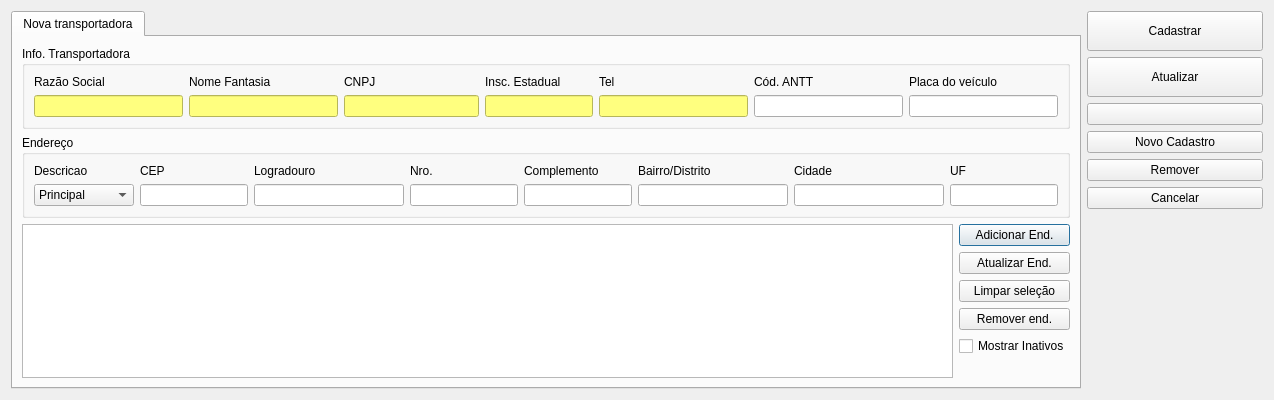
<?xml version="1.0" encoding="UTF-8"?>
<ui version="4.0">
 <class>CadastroTransportadora</class>
 <widget class="QDialog" name="CadastroTransportadora">
  <property name="windowModality">
   <enum>Qt::NonModal</enum>
  </property>
  <property name="geometry">
   <rect>
    <x>0</x>
    <y>0</y>
    <width>1274</width>
    <height>400</height>
   </rect>
  </property>
  <property name="windowTitle">
   <string>Cadastro de Transportadora</string>
  </property>
  <property name="locale">
   <locale language="Portuguese" country="Brazil"/>
  </property>
  <layout class="QGridLayout" name="gridLayout_4">
   <item row="0" column="0">
    <widget class="QTabWidget" name="tabWidget">
     <property name="sizePolicy">
      <sizepolicy hsizetype="Preferred" vsizetype="Preferred">
       <horstretch>0</horstretch>
       <verstretch>0</verstretch>
      </sizepolicy>
     </property>
     <property name="currentIndex">
      <number>0</number>
     </property>
     <widget class="QWidget" name="tab">
      <attribute name="title">
       <string>Nova transportadora</string>
      </attribute>
      <layout class="QGridLayout" name="gridLayout">
       <item row="3" column="0">
        <widget class="QTableView" name="tableEndereco">
         <property name="sizeAdjustPolicy">
          <enum>QAbstractScrollArea::AdjustToContents</enum>
         </property>
         <property name="editTriggers">
          <set>QAbstractItemView::NoEditTriggers</set>
         </property>
         <property name="tabKeyNavigation">
          <bool>false</bool>
         </property>
         <property name="alternatingRowColors">
          <bool>true</bool>
         </property>
         <property name="selectionMode">
          <enum>QAbstractItemView::SingleSelection</enum>
         </property>
         <property name="selectionBehavior">
          <enum>QAbstractItemView::SelectRows</enum>
         </property>
         <attribute name="horizontalHeaderStretchLastSection">
          <bool>false</bool>
         </attribute>
        </widget>
       </item>
       <item row="0" column="0" colspan="2">
        <widget class="QGroupBox" name="groupBox_7">
         <property name="title">
          <string>Info. Transportadora</string>
         </property>
         <layout class="QGridLayout" name="gridLayout_3">
          <item row="0" column="0">
           <widget class="QLabel" name="label_38">
            <property name="text">
             <string>Razão Social</string>
            </property>
           </widget>
          </item>
          <item row="0" column="1">
           <widget class="QLabel" name="label_54">
            <property name="text">
             <string>Nome Fantasia</string>
            </property>
           </widget>
          </item>
          <item row="0" column="2">
           <widget class="QLabel" name="label_39">
            <property name="text">
             <string>CNPJ</string>
            </property>
           </widget>
          </item>
          <item row="0" column="3">
           <widget class="QLabel" name="label_53">
            <property name="text">
             <string>Insc. Estadual</string>
            </property>
           </widget>
          </item>
          <item row="0" column="5">
           <widget class="QLabel" name="label_57">
            <property name="text">
             <string>Tel</string>
            </property>
           </widget>
          </item>
          <item row="0" column="7">
           <widget class="QLabel" name="label_55">
            <property name="text">
             <string>Cód. ANTT</string>
            </property>
           </widget>
          </item>
          <item row="0" column="8">
           <widget class="QLabel" name="label_56">
            <property name="text">
             <string>Placa do veículo</string>
            </property>
           </widget>
          </item>
          <item row="1" column="0">
           <widget class="QLineEdit" name="lineEditRazaoSocial">
            <property name="minimumSize">
             <size>
              <width>120</width>
              <height>0</height>
             </size>
            </property>
            <property name="styleSheet">
             <string notr="true">background-color: rgb(255, 255, 127);</string>
            </property>
           </widget>
          </item>
          <item row="1" column="1">
           <widget class="QLineEdit" name="lineEditNomeFantasia">
            <property name="minimumSize">
             <size>
              <width>120</width>
              <height>0</height>
             </size>
            </property>
            <property name="styleSheet">
             <string notr="true">background-color: rgb(255, 255, 127);</string>
            </property>
           </widget>
          </item>
          <item row="1" column="2">
           <widget class="QLineEdit" name="lineEditCNPJ">
            <property name="minimumSize">
             <size>
              <width>100</width>
              <height>0</height>
             </size>
            </property>
            <property name="maximumSize">
             <size>
              <width>135</width>
              <height>16777215</height>
             </size>
            </property>
            <property name="styleSheet">
             <string notr="true">background-color: rgb(255, 255, 127);</string>
            </property>
           </widget>
          </item>
          <item row="1" column="3" colspan="2">
           <widget class="QLineEdit" name="lineEditInscEstadual">
            <property name="minimumSize">
             <size>
              <width>100</width>
              <height>0</height>
             </size>
            </property>
            <property name="maximumSize">
             <size>
              <width>135</width>
              <height>16777215</height>
             </size>
            </property>
            <property name="styleSheet">
             <string notr="true">background-color: rgb(255, 255, 127);</string>
            </property>
           </widget>
          </item>
          <item row="1" column="7">
           <widget class="QLineEdit" name="lineEditANTT">
            <property name="minimumSize">
             <size>
              <width>120</width>
              <height>0</height>
             </size>
            </property>
           </widget>
          </item>
          <item row="1" column="8">
           <widget class="QLineEdit" name="lineEditPlaca">
            <property name="minimumSize">
             <size>
              <width>120</width>
              <height>0</height>
             </size>
            </property>
           </widget>
          </item>
          <item row="1" column="5">
           <widget class="LineEditTel" name="lineEditTel">
            <property name="minimumSize">
             <size>
              <width>100</width>
              <height>0</height>
             </size>
            </property>
            <property name="styleSheet">
             <string notr="true">background-color: rgb(255, 255, 127);</string>
            </property>
           </widget>
          </item>
         </layout>
        </widget>
       </item>
       <item row="3" column="1">
        <layout class="QVBoxLayout" name="verticalLayout">
         <item>
          <widget class="QPushButton" name="pushButtonAdicionarEnd">
           <property name="text">
            <string>Adicionar End.</string>
           </property>
          </widget>
         </item>
         <item>
          <widget class="QPushButton" name="pushButtonAtualizarEnd">
           <property name="text">
            <string>Atualizar End.</string>
           </property>
          </widget>
         </item>
         <item>
          <widget class="QPushButton" name="pushButtonEndLimpar">
           <property name="text">
            <string>Limpar seleção</string>
           </property>
          </widget>
         </item>
         <item>
          <widget class="QPushButton" name="pushButtonRemoverEnd">
           <property name="text">
            <string>Remover end.</string>
           </property>
          </widget>
         </item>
         <item>
          <widget class="QCheckBox" name="checkBoxMostrarInativos">
           <property name="text">
            <string>Mostrar Inativos</string>
           </property>
           <property name="checkable">
            <bool>true</bool>
           </property>
          </widget>
         </item>
         <item>
          <spacer name="verticalSpacer_3">
           <property name="orientation">
            <enum>Qt::Vertical</enum>
           </property>
           <property name="sizeHint" stdset="0">
            <size>
             <width>20</width>
             <height>40</height>
            </size>
           </property>
          </spacer>
         </item>
        </layout>
       </item>
       <item row="2" column="0" colspan="2">
        <widget class="QGroupBox" name="groupBox">
         <property name="title">
          <string>Endereço</string>
         </property>
         <layout class="QGridLayout" name="gridLayout_2">
          <item row="0" column="0">
           <widget class="QLabel" name="labelDescricao">
            <property name="text">
             <string>Descricao</string>
            </property>
           </widget>
          </item>
          <item row="0" column="1">
           <widget class="QLabel" name="labelCEP">
            <property name="text">
             <string>CEP</string>
            </property>
           </widget>
          </item>
          <item row="0" column="2">
           <widget class="QLabel" name="labelEndereco">
            <property name="text">
             <string>Logradouro</string>
            </property>
           </widget>
          </item>
          <item row="0" column="3">
           <widget class="QLabel" name="labelNro">
            <property name="text">
             <string>Nro.</string>
            </property>
           </widget>
          </item>
          <item row="0" column="4">
           <widget class="QLabel" name="labelComp">
            <property name="text">
             <string>Complemento</string>
            </property>
           </widget>
          </item>
          <item row="0" column="5">
           <widget class="QLabel" name="labelBairro">
            <property name="text">
             <string>Bairro/Distrito</string>
            </property>
           </widget>
          </item>
          <item row="0" column="6">
           <widget class="QLabel" name="labelCidade">
            <property name="text">
             <string>Cidade</string>
            </property>
           </widget>
          </item>
          <item row="0" column="7">
           <widget class="QLabel" name="labelUF">
            <property name="text">
             <string>UF</string>
            </property>
           </widget>
          </item>
          <item row="1" column="0">
           <widget class="QComboBox" name="comboBoxTipoEnd">
            <property name="minimumSize">
             <size>
              <width>100</width>
              <height>0</height>
             </size>
            </property>
            <item>
             <property name="text">
              <string>Principal</string>
             </property>
            </item>
            <item>
             <property name="text">
              <string>Faturamento</string>
             </property>
            </item>
            <item>
             <property name="text">
              <string>Entrega</string>
             </property>
            </item>
           </widget>
          </item>
          <item row="1" column="1">
           <widget class="LineEditCEP" name="lineEditCEP">
            <property name="sizePolicy">
             <sizepolicy hsizetype="Minimum" vsizetype="Fixed">
              <horstretch>0</horstretch>
              <verstretch>0</verstretch>
             </sizepolicy>
            </property>
            <property name="minimumSize">
             <size>
              <width>75</width>
              <height>0</height>
             </size>
            </property>
            <property name="maximumSize">
             <size>
              <width>16777215</width>
              <height>16777215</height>
             </size>
            </property>
            <property name="toolTip">
             <string>&lt;html&gt;&lt;head/&gt;&lt;body&gt;&lt;p&gt;O sistema preenche o endereço automaticamente a partir do CEP&lt;/p&gt;&lt;/body&gt;&lt;/html&gt;</string>
            </property>
           </widget>
          </item>
          <item row="1" column="2">
           <widget class="QLineEdit" name="lineEditLogradouro">
            <property name="minimumSize">
             <size>
              <width>150</width>
              <height>0</height>
             </size>
            </property>
           </widget>
          </item>
          <item row="1" column="3">
           <widget class="QLineEdit" name="lineEditNro">
            <property name="minimumSize">
             <size>
              <width>50</width>
              <height>0</height>
             </size>
            </property>
            <property name="maximumSize">
             <size>
              <width>16777215</width>
              <height>16777215</height>
             </size>
            </property>
           </widget>
          </item>
          <item row="1" column="4">
           <widget class="QLineEdit" name="lineEditComp">
            <property name="minimumSize">
             <size>
              <width>75</width>
              <height>0</height>
             </size>
            </property>
            <property name="maximumSize">
             <size>
              <width>16777215</width>
              <height>16777215</height>
             </size>
            </property>
            <property name="styleSheet">
             <string notr="true"/>
            </property>
           </widget>
          </item>
          <item row="1" column="5">
           <widget class="QLineEdit" name="lineEditBairro">
            <property name="minimumSize">
             <size>
              <width>150</width>
              <height>0</height>
             </size>
            </property>
           </widget>
          </item>
          <item row="1" column="6">
           <widget class="QLineEdit" name="lineEditCidade">
            <property name="minimumSize">
             <size>
              <width>150</width>
              <height>0</height>
             </size>
            </property>
           </widget>
          </item>
          <item row="1" column="7">
           <widget class="QLineEdit" name="lineEditUF">
            <property name="minimumSize">
             <size>
              <width>35</width>
              <height>0</height>
             </size>
            </property>
            <property name="maximumSize">
             <size>
              <width>16777215</width>
              <height>16777215</height>
             </size>
            </property>
           </widget>
          </item>
         </layout>
        </widget>
       </item>
      </layout>
     </widget>
    </widget>
   </item>
   <item row="0" column="1">
    <layout class="QVBoxLayout" name="verticalLayout_3">
     <item>
      <widget class="QPushButton" name="pushButtonCadastrar">
       <property name="minimumSize">
        <size>
         <width>0</width>
         <height>40</height>
        </size>
       </property>
       <property name="text">
        <string>Cadastrar</string>
       </property>
      </widget>
     </item>
     <item>
      <widget class="QPushButton" name="pushButtonAtualizar">
       <property name="minimumSize">
        <size>
         <width>0</width>
         <height>40</height>
        </size>
       </property>
       <property name="text">
        <string>Atualizar</string>
       </property>
      </widget>
     </item>
     <item>
      <widget class="QPushButton" name="pushButtonBuscar">
       <property name="text">
        <string/>
       </property>
       <property name="icon">
        <iconset resource="../qrs/resources.qrc">
         <normaloff>:/search.png</normaloff>:/search.png</iconset>
       </property>
      </widget>
     </item>
     <item>
      <widget class="QPushButton" name="pushButtonNovoCad">
       <property name="text">
        <string>Novo Cadastro</string>
       </property>
       <property name="autoDefault">
        <bool>false</bool>
       </property>
      </widget>
     </item>
     <item>
      <widget class="QPushButton" name="pushButtonRemover">
       <property name="text">
        <string>Remover</string>
       </property>
      </widget>
     </item>
     <item>
      <widget class="QPushButton" name="pushButtonCancelar">
       <property name="text">
        <string>Cancelar</string>
       </property>
      </widget>
     </item>
     <item>
      <spacer name="verticalSpacer">
       <property name="orientation">
        <enum>Qt::Vertical</enum>
       </property>
       <property name="sizeHint" stdset="0">
        <size>
         <width>20</width>
         <height>40</height>
        </size>
       </property>
      </spacer>
     </item>
    </layout>
   </item>
  </layout>
 </widget>
 <customwidgets>
  <customwidget>
   <class>LineEditCEP</class>
   <extends>QLineEdit</extends>
   <header>src/lineeditcep.h</header>
  </customwidget>
  <customwidget>
   <class>LineEditTel</class>
   <extends>QLineEdit</extends>
   <header>src/lineedittel.h</header>
  </customwidget>
 </customwidgets>
 <tabstops>
  <tabstop>tabWidget</tabstop>
  <tabstop>lineEditRazaoSocial</tabstop>
  <tabstop>lineEditNomeFantasia</tabstop>
  <tabstop>lineEditCNPJ</tabstop>
  <tabstop>lineEditInscEstadual</tabstop>
  <tabstop>lineEditTel</tabstop>
  <tabstop>lineEditANTT</tabstop>
  <tabstop>lineEditPlaca</tabstop>
  <tabstop>comboBoxTipoEnd</tabstop>
  <tabstop>lineEditCEP</tabstop>
  <tabstop>lineEditLogradouro</tabstop>
  <tabstop>lineEditNro</tabstop>
  <tabstop>lineEditComp</tabstop>
  <tabstop>lineEditBairro</tabstop>
  <tabstop>lineEditCidade</tabstop>
  <tabstop>lineEditUF</tabstop>
  <tabstop>tableEndereco</tabstop>
  <tabstop>pushButtonAdicionarEnd</tabstop>
  <tabstop>pushButtonAtualizarEnd</tabstop>
  <tabstop>pushButtonEndLimpar</tabstop>
  <tabstop>pushButtonRemoverEnd</tabstop>
  <tabstop>checkBoxMostrarInativos</tabstop>
  <tabstop>pushButtonCadastrar</tabstop>
  <tabstop>pushButtonAtualizar</tabstop>
  <tabstop>pushButtonBuscar</tabstop>
  <tabstop>pushButtonNovoCad</tabstop>
  <tabstop>pushButtonRemover</tabstop>
  <tabstop>pushButtonCancelar</tabstop>
 </tabstops>
 <resources>
  <include location="../qrs/resources.qrc"/>
 </resources>
 <connections/>
</ui>
